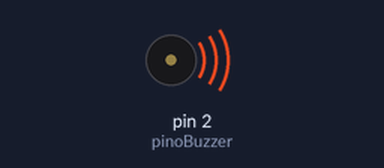
The sketch below on a simulated Arduino Uno, built with avr-gcc and run on an emulated ATmega328P. Parts: buzzer (waves = sounding).

Above: at 1.5 s.
At 14.5 s:
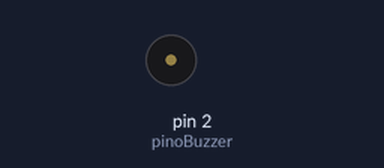
Timing chart, 0 to 19.2 s (numbered marks = the images above):
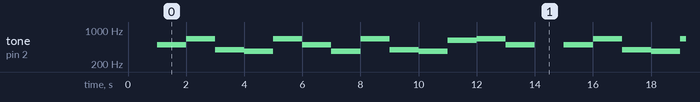

The sketch:

Piano_2.ino
```cpp
//Definição das constantes: pino de entrada
#define pinoBuzzer 2

//leds / botões


byte doh, re, mi, fa, sol, la, si, doh2 = 0;

void setup() {
  pinMode(pinoBuzzer, OUTPUT);

  Serial.begin(9600);
  delay(1000);
}

void loop() {

  tone(pinoBuzzer, 494);
  delay(1000);
  noTone(pinoBuzzer); //Desliga buzzer
  tone(pinoBuzzer, 659);
  delay(1000);
  noTone(pinoBuzzer); //Desliga buzzer
  tone(pinoBuzzer, 392);
  delay(1000);
  noTone(pinoBuzzer); //Desliga buzzer
  tone(pinoBuzzer, 370);
  delay(1000);
  noTone(pinoBuzzer); //Desliga buzzer
  tone(pinoBuzzer, 659);
  delay(1000);
  noTone(pinoBuzzer); //Desliga buzzer
  tone(pinoBuzzer, 494);
  delay(1000);
  noTone(pinoBuzzer); //Desliga buzzer
  tone(pinoBuzzer, 370);
  delay(1000);
  noTone(pinoBuzzer); //Desliga buzzer
  tone(pinoBuzzer, 659);
  delay(1000);
  noTone(pinoBuzzer); //Desliga buzzer
  tone(pinoBuzzer, 392);
  delay(1000);
  noTone(pinoBuzzer); //Desliga buzzer
  tone(pinoBuzzer, 370);
  delay(1000);
  noTone(pinoBuzzer); //Desliga buzzer
  tone(pinoBuzzer, 622);
  delay(1000);
  noTone(pinoBuzzer); //Desliga buzzer
  tone(pinoBuzzer, 659);
  delay(1000);
  noTone(pinoBuzzer); //Desliga buzzer
  tone(pinoBuzzer, 494);
  delay(1000);
  noTone(pinoBuzzer); //Desliga buzzer
  delay(1000);

}
```

Measured:
- by itself, tone on pin 2 (pinoBuzzer): repeats every 14.0 s: 659 Hz 1.0 s, 392 Hz 1.0 s, 370 Hz 1.0 s, 659 Hz 1.0 s, 494 Hz 1.0 s, 370 Hz 1.0 s, 659 Hz 1.0 s, 392 Hz 1.0 s, 370 Hz 1.0 s, 622 Hz 1.0 s, 659 Hz 1.0 s, 494 Hz 1.0 s, silent 1.0 s, 494 Hz 1.0 s
